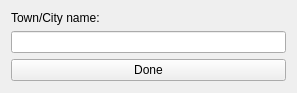
<?xml version="1.0" encoding="UTF-8"?>
<ui version="4.0">
 <class>WeatherSettings</class>
 <widget class="QWidget" name="WeatherSettings">
  <property name="geometry">
   <rect>
    <x>0</x>
    <y>0</y>
    <width>297</width>
    <height>93</height>
   </rect>
  </property>
  <property name="windowTitle">
   <string>Setup your location</string>
  </property>
  <layout class="QFormLayout" name="formLayout">
   <item row="0" column="0">
    <widget class="QLabel" name="TownLabel">
     <property name="text">
      <string>Town/City name:</string>
     </property>
    </widget>
   </item>
   <item row="1" column="0" colspan="2">
    <widget class="QLineEdit" name="LocationName"/>
   </item>
   <item row="2" column="0" colspan="2">
    <widget class="QPushButton" name="DoneButton">
     <property name="text">
      <string>Done</string>
     </property>
    </widget>
   </item>
  </layout>
 </widget>
 <resources/>
 <connections/>
</ui>
